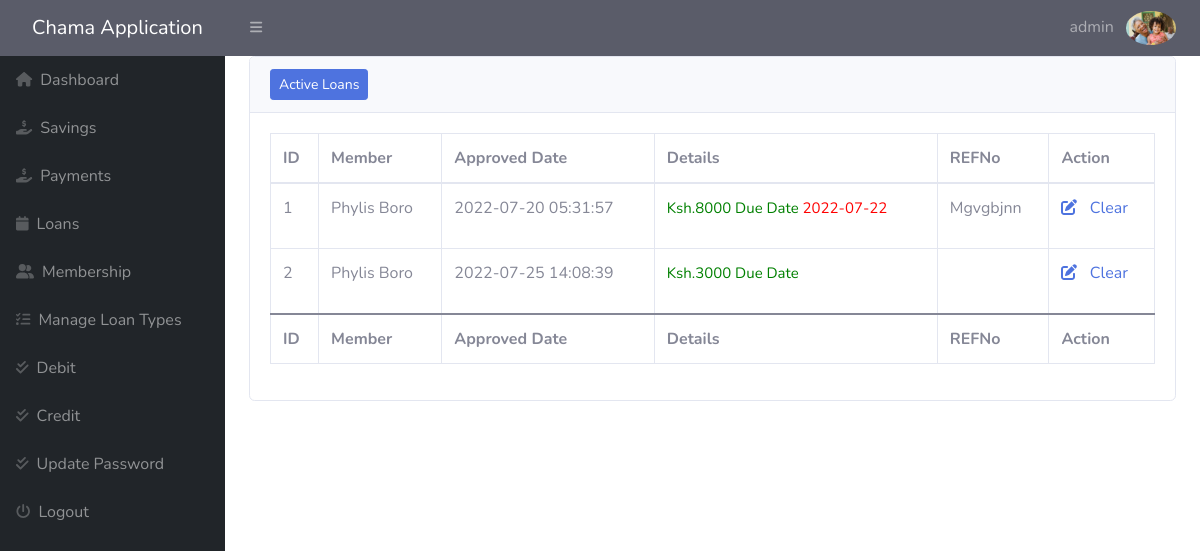
Screenshot of /admin/active-loans.php (signed in) with the database file from the repository.
### tables this page shows
CREATE TABLE `loans` (
  `id` int(11) NOT NULL,
  `refno` varchar(50) NOT NULL,
  `userid` int(11) NOT NULL,
  `amount` float NOT NULL DEFAULT 0,
  `type` varchar(40) NOT NULL,
  `due_date` date DEFAULT NULL,
  `status` int(11) NOT NULL,
  `created_date` datetime NOT NULL DEFAULT current_timestamp()
);

CREATE TABLE `users` (
  `id` bigint(255) NOT NULL,
  `fname` varchar(15) NOT NULL,
  `lname` varchar(15) NOT NULL,
  `email` varchar(255) NOT NULL,
  `username` varchar(50) NOT NULL,
  `dob` varchar(15) NOT NULL,
  `address` varchar(50) NOT NULL,
  `kin` varchar(40) NOT NULL,
  `password` varchar(255) NOT NULL,
  `contact` varchar(11) NOT NULL,
  `status` int(2) DEFAULT NULL,
  `creationdate` timestamp NOT NULL DEFAULT current_timestamp(),
  `updationdate` timestamp NULL DEFAULT NULL ON UPDATE current_timestamp(),
  `profilepic` varchar(50) NOT NULL,
  `town` varchar(20) NOT NULL
);

### admin/active-loans.php (the view, shortened to what this page needs)
<?php
include('includes/config.php');
if (strlen($_SESSION['alogin']) == 0) {
    header('location: login.php');
} else {
    ?>
<!DOCTYPE html>
<html lang="en">
    <head>
        <link href="https://cdn.jsdelivr.net/npm/simple-datatables@latest/dist/style.css" rel="stylesheet" />
        <link href="css/styles.css" rel="stylesheet" />
    <link href="vendor/fontawesome-free/css/all.min.css" rel="stylesheet" type="text/css">
    <link href="css/sb-admin-2.min.css" rel="stylesheet">
    <link href="vendor/datatables/dataTables.bootstrap4.min.css" rel="stylesheet">
    </head>
</head>
<body class="sb-nav-fixed">
    <div id="layoutSidenav">
    <?php include('includes/header.php');?>
<?php include('includes/sidebar.php');?>
<div id="layoutSidenav_content" id="content-wrapper">
                <main>
                    <div class="container-fluid px-4">
                                               <div class="card mb-4">
                            <div class="card-header">
                            <a href="" id="create_new" align="right" class="btn btn-sm btn-primary">Active Loans</a>
                            </div>
                              <div class="card-body">
                              <table id="dataTable" class="table table-bordered"   width="100%" cellspacing="0">
                                    <thead>
                                        <tr>
                                        <th>ID</th>
                                            <th>Member</th>
                                            <th>Approved Date</th>
                                            <th>Details</th>
                                            <th>REFNo</th>
                                             <th>Action</th>
                                        </tr>
                                    </thead>
                                    <tfoot>
                                        <tr>
                                            <th>ID</th>
                                        <th>Member</th>
                                        <th>Approved Date</th>
                                            <th>Details</th>
                                            <th>REFNo</th>
                                            <th>Action</th>
                                        </tr>
                                    </tfoot>
                                    <tbody>
                                    <?php
                                    $sql = "SELECT loans.*, users.fname, users.lname from loans INNER JOIN users on users.id=loans.userid and loans.`status`=0";
                                        $query = $dbh->prepare($sql);
                                        $query->execute();
                                        $results = $query->fetchAll(PDO::FETCH_OBJ);
                                        $cnt = 1;
                                        if ($query->rowCount() > 0) {
                                            foreach ($results as $result) {
                                             ?>
                                        <tr>
                                        <td><?php echo htmlentities($cnt); ?></td>
                                    <td><?php echo htmlentities($result->fname); ?> <?php echo htmlentities($result->lname); ?></td>
                                    <td><?php echo htmlentities($result->created_date); ?></td>
                                    <td>
                                        <p><span style="color:green; font-size:15px;">Ksh.<?php echo htmlentities($result->amount); ?> Due Date </span>
                                  <span style="color:red; font-size:15px;"><?php echo htmlentities($result->due_date); ?></span> </p> </td>
                                <td><?php echo htmlentities($result->refno); ?></td>
    <td>
    <a href="edit-activeloan.php?id=<?php echo $result->id;?>"><i class="fa fa-edit"></i></a>&nbsp;&nbsp;
    <a href="active-loans.php?uaid=<?php echo $result->id; ?>"
                                                           onclick="return confirm('Do you want to clear this loan?');">Clear</a>
                                </td>
                                        </tr>
                                        <?php $cnt = $cnt + 1;
                                            }
                                        } ?>
                                    </tbody>
                                </table>
                            </div>
                        </div>
                    </div>
                </main>
            </div>
        </div>
    </body>
</html>
<?php } ?>

### admin/includes/header.php (shortened to what this page needs)
        <nav class="sb-topnav navbar navbar-expand navbar-dark bg-dark">
            <a class="navbar-brand ps-3" href="#">Chama Application </a>
            <button class="btn btn-link btn-sm order-1 order-lg-0 me-4 me-lg-0" id="sidebarToggle" href="#!"><i class="fas fa-bars"></i></button>
    <ul class="navbar-nav ml-auto">
<li class="nav-item dropdown no-arrow">
    <a class="nav-link dropdown-toggle" href="#" id="userDropdown" role="button"
       data-toggle="dropdown" aria-haspopup="true" aria-expanded="false">
        <span class="mr-2 d-none d-lg-inline text-red-600 large">
        <?php
                    $email = $_SESSION['alogin'];
                    $sql2 = "SELECT * FROM `admin` WHERE `email`=:email;";
                    $query = $dbh->prepare($sql2);
                    $query->bindParam(':email', $email, PDO::PARAM_STR);
                    $query->execute();
                    $results = $query->fetchAll(PDO::FETCH_OBJ);
                    if ($query->rowCount() > 0) {
                        foreach ($results as $result) {
                            echo $result->username;
                        }
                    ?></span>
                 <img   src="photo/<?php echo ($result->profilepic);}?>" class="img-profile rounded-circle" style="width:50px" alt="Cinque Terre">
        </a>
</li>
</ul>
        </nav>

### rows the page displays
loans: userid.fname "Phylis", userid.lname "Boro", created_date "2022-07-20 05:31:57", amount "8000", due_date "2022-07-22", refno "Mgvgbjnn"
loans: userid.fname "Phylis", userid.lname "Boro", created_date "2022-07-25 14:08:39", amount "3000"

### other values shown
$result->username "admin"
